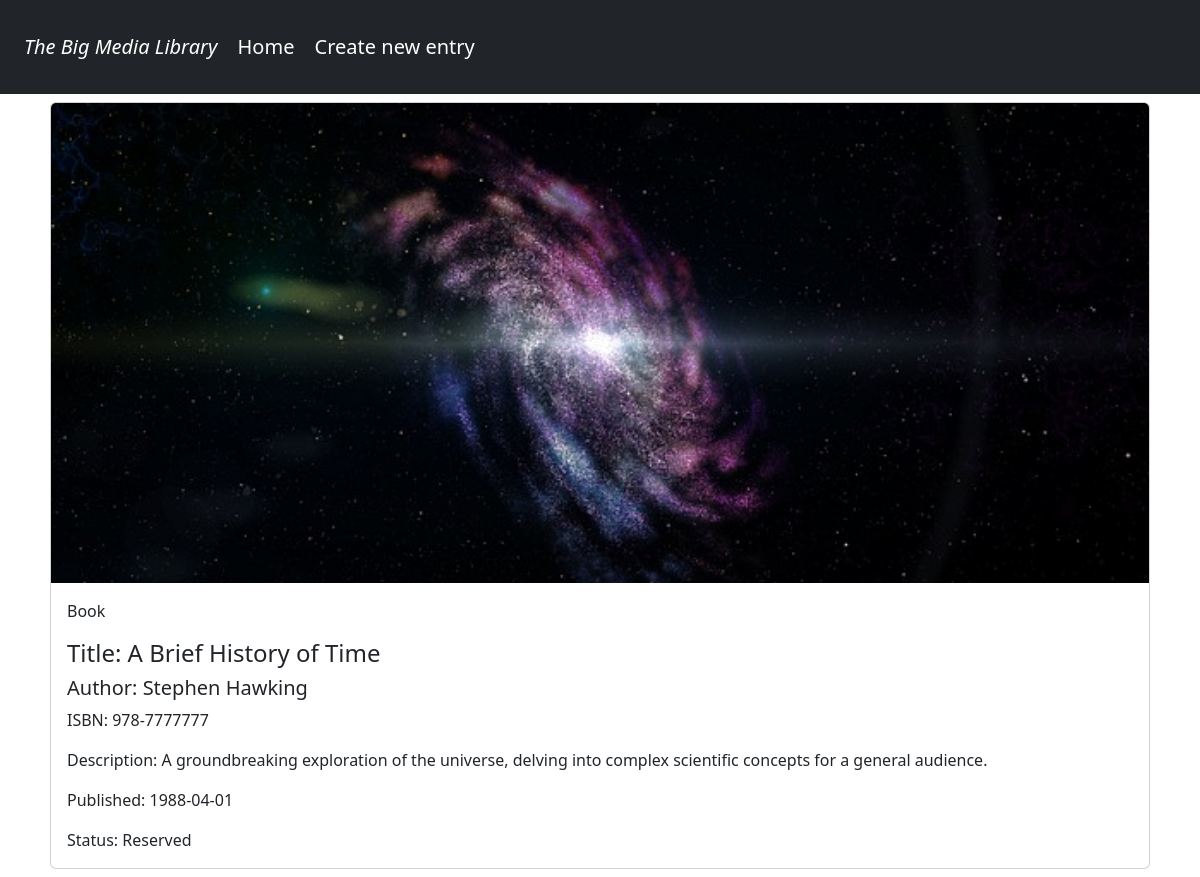
The app's page /details.php?id=3 with its own data.
### tables this page shows
CREATE TABLE `media_biglibrary` (
  `id` int(11) NOT NULL,
  `title` varchar(255) NOT NULL,
  `picture` varchar(255) DEFAULT NULL,
  `isbn_code` varchar(15) DEFAULT NULL,
  `short_description` varchar(255) DEFAULT NULL,
  `type` varchar(50) NOT NULL,
  `status` varchar(50) DEFAULT NULL,
  `author_first_name` varchar(255) DEFAULT NULL,
  `author_last_name` varchar(255) DEFAULT NULL,
  `publisher_name` varchar(255) DEFAULT NULL,
  `publisher_address` varchar(255) DEFAULT NULL,
  `publish_date` date DEFAULT NULL
);

### details.php (the view, shortened to what this page needs)
<?php
require_once 'components/db_connect.php';
if(isset($_GET["id"]) && !empty($_GET["id"])){
$sql = "SELECT * FROM `media_biglibrary` WHERE `id` = $_GET[id]";
$result = mysqli_query($connect,$sql);
$detCard = "";
if(mysqli_num_rows($result) > 0){
    $row = mysqli_fetch_all($result, MYSQLI_ASSOC);
        $detCard .= "
        <div class='p-2'>
        <div class='card h-100'>
        <img src= assets/{$row[0]["picture"]} class='card-img-top object-fit-cover' style='height:30rem' alt='image cover'>
        <div class='card-body'>
          <p class='card-text'>{$row[0]["type"]}</p>
          <h4 class='card-title'>Title: {$row[0]["title"]}</h4>
          <h5 class='card-title'>Author: {$row[0]["author_first_name"]} {$row[0]["author_last_name"]}</h5>
          <p class='card-text'>ISBN: {$row[0]["isbn_code"]}</p>
          <p class='card-text'>Description: {$row[0]["short_description"]}</p>
          <p class='card-text'>Published: {$row[0]["publish_date"]}</p>
          <p class='card-text'>Status: {$row[0]["status"]}</p>
        </div>
      </div>
      </div>
        ";
}
};
?>
<!DOCTYPE html>
<html lang="en">
<head>
    <link href="https://cdn.jsdelivr.net/npm/bootstrap@5.3.2/dist/css/bootstrap.min.css" rel="stylesheet">
</head>
<body>
<?php require_once 'components/navbar.php';?>
<div class="container">
    <?= $detCard ?>
</div>
</body>
</html>

### records on screen
media_biglibrary: picture (picture), type "Book", title "A Brief History of Time", author_first_name "Stephen", author_last_name "Hawking", isbn_code "978-7777777", short_description "A groundbreaking exploration of the universe, delving into complex scientific concepts for a general audience.", publish_date "1988-04-01", status "Reserved"
